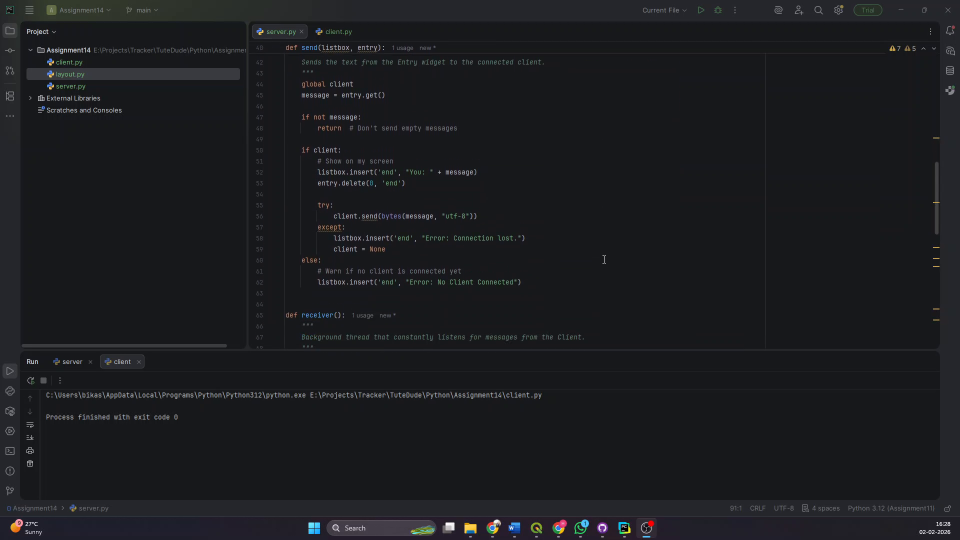
#> input picture frame 344 of Python/Assignment14/2026-02-02 16-27-54.mp4, 1920 x 1080 px, given in place of video.mp4, which was not available (shown at 1/2 size)
$ python reading_video.py
#> lines starting #> are read from the running program, lines starting #| are printed output that depends on the picture
import cv2

video = cv2.VideoCapture("C:/Users/bikas/Downloads/video.mp4")
while video.isOpened():
    _,fame = video.read()
#> fame is the input picture: shape (1080, 1920, 3); mean B, G, R 31.7, 28.5, 27.5
    frame = cv2.resize(fame,(800,720))
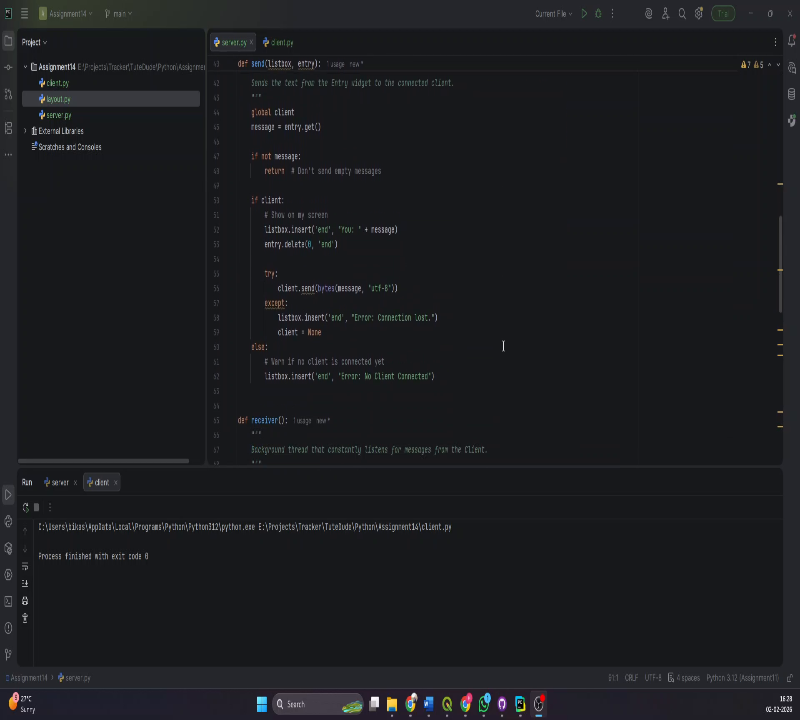
#> frame: shape (720, 800, 3); mean B, G, R 31.7, 28.4, 27.5
    cv2.imshow("frame",frame)


    if cv2.waitKey(1) & 0xFF == ord('q'):
#> (key q is pressed here)
        break
cv2.destroyAllWindows()

$ run again, starting later in the video
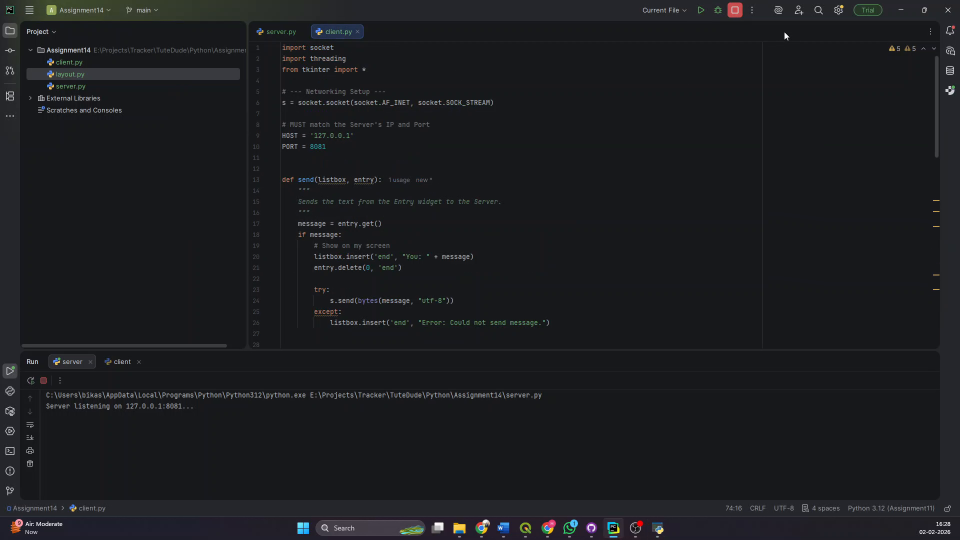
#> input picture frame 1548 of Python/Assignment14/2026-02-02 16-27-54.mp4, 1920 x 1080 px, given in place of video.mp4, which was not available (shown at 1/2 size)
#> fame is the input picture: shape (1080, 1920, 3); mean B, G, R 31.8, 28.7, 27.7
#> `frame = cv2.resize(fame,(800,720))`:
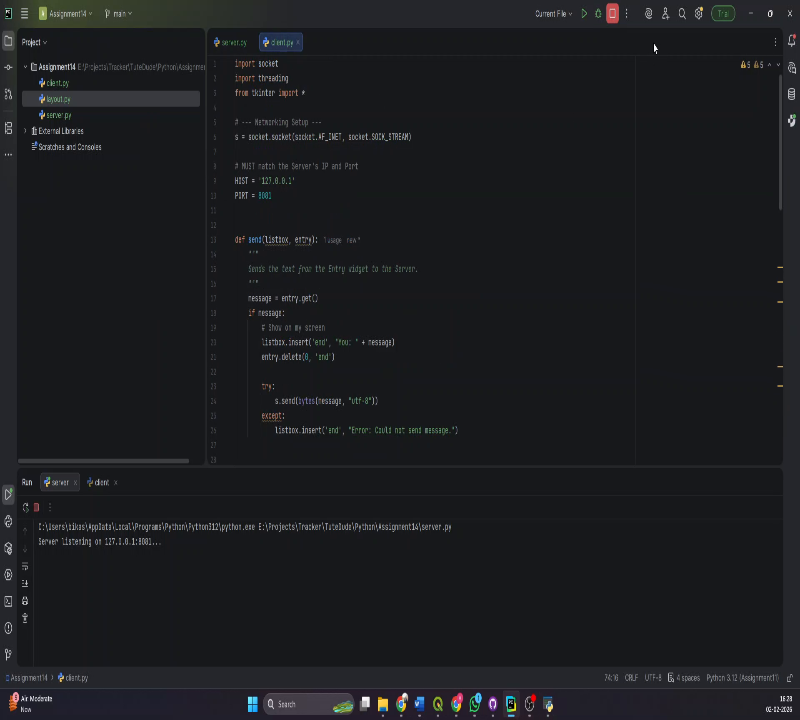
#> frame: shape (720, 800, 3); mean B, G, R 31.8, 28.7, 27.7

$ run again, starting later in the video
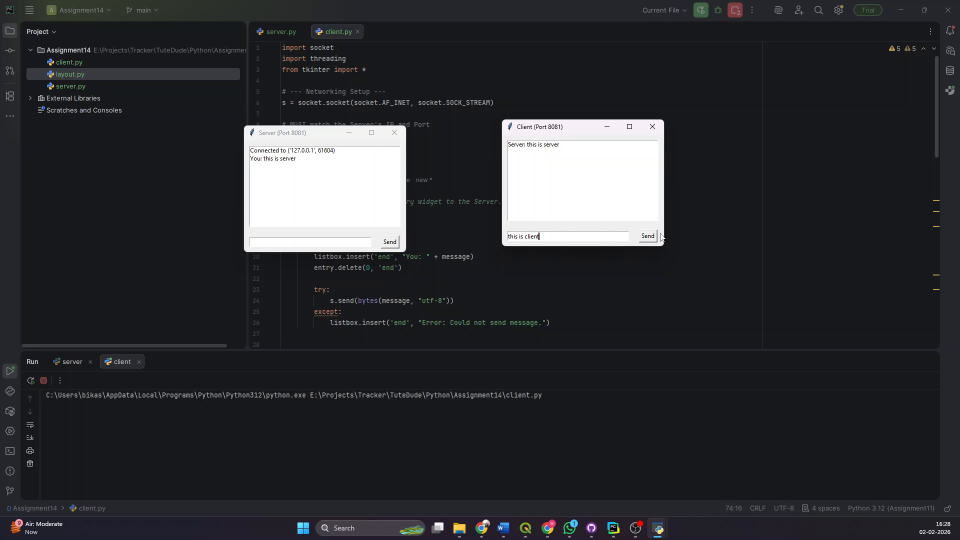
#> input picture frame 2752 of Python/Assignment14/2026-02-02 16-27-54.mp4, 1920 x 1080 px, given in place of video.mp4, which was not available (shown at 1/2 size)
#> fame is the input picture: shape (1080, 1920, 3); mean B, G, R 48.7, 45.7, 44.9
#> `frame = cv2.resize(fame,(800,720))`:
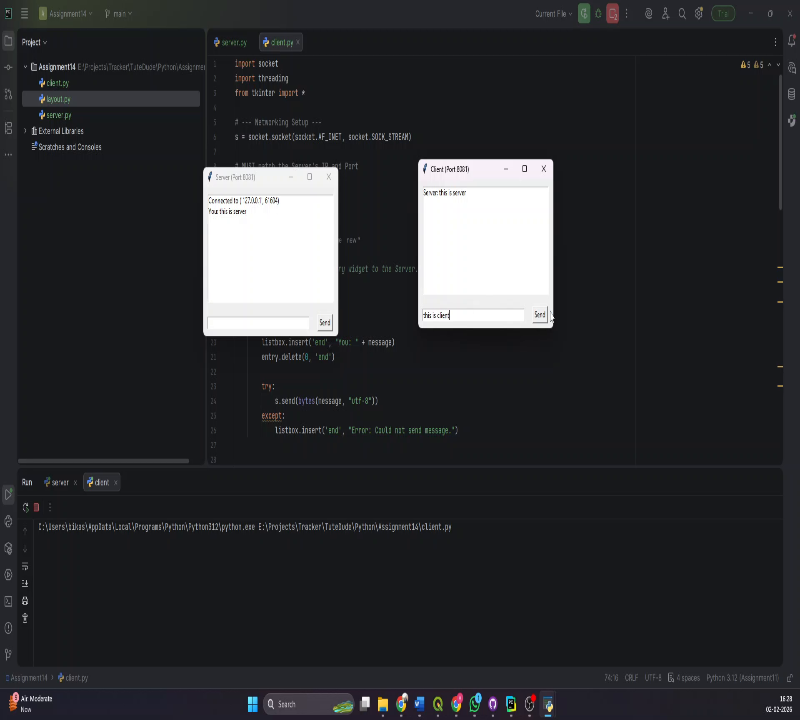
#> frame: shape (720, 800, 3); mean B, G, R 48.8, 45.7, 44.9
